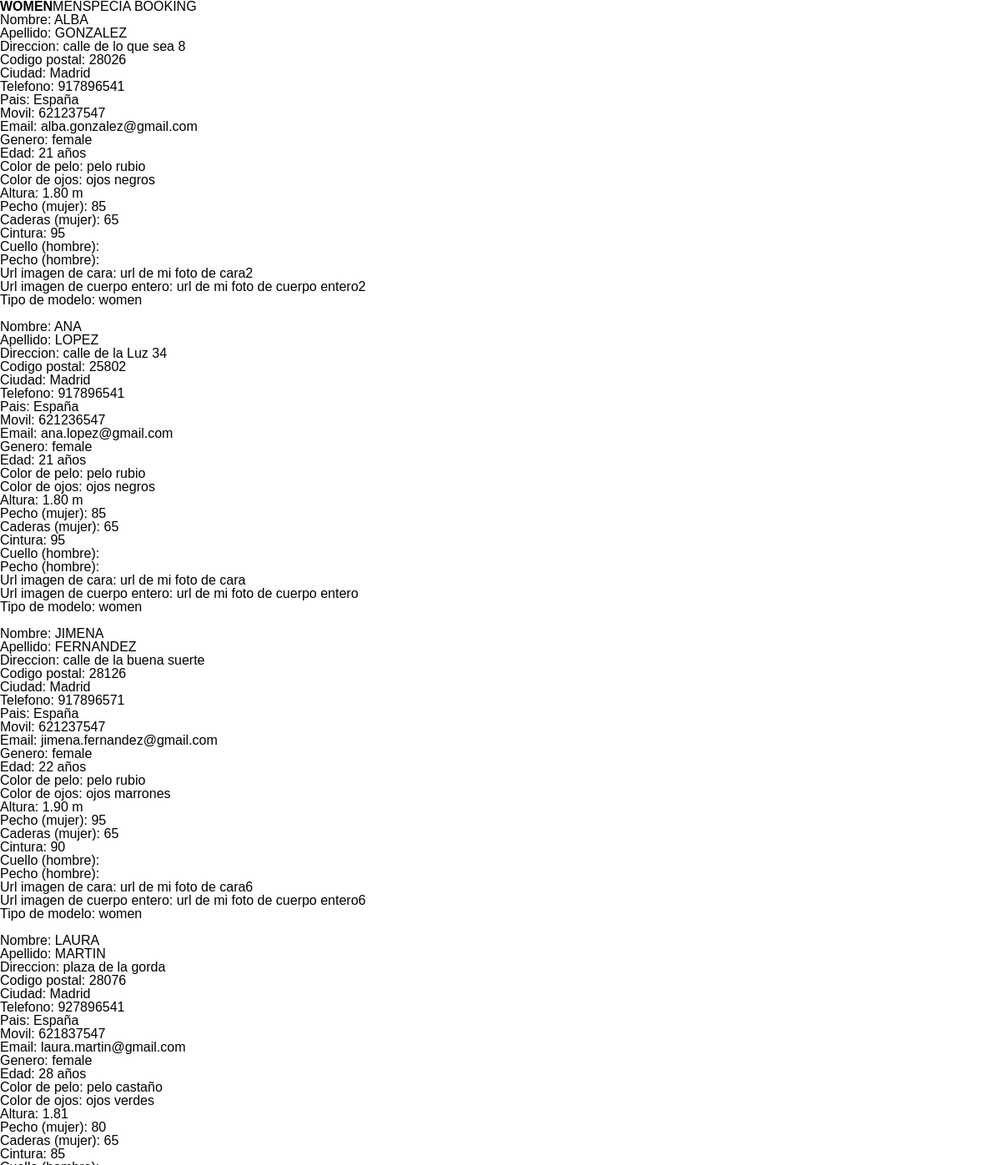
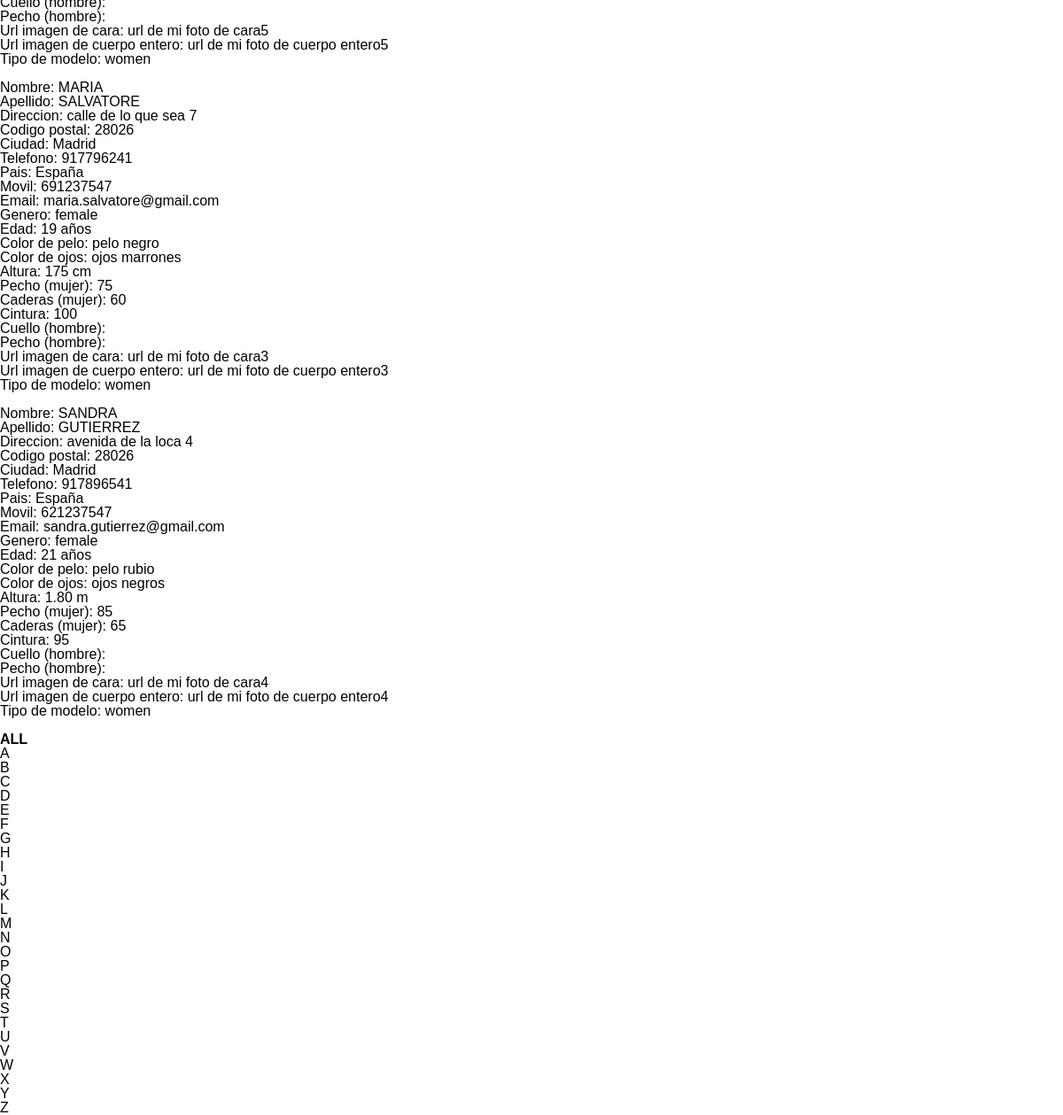
Before: /index2.php with the older database file (2 pictures, top to bottom).
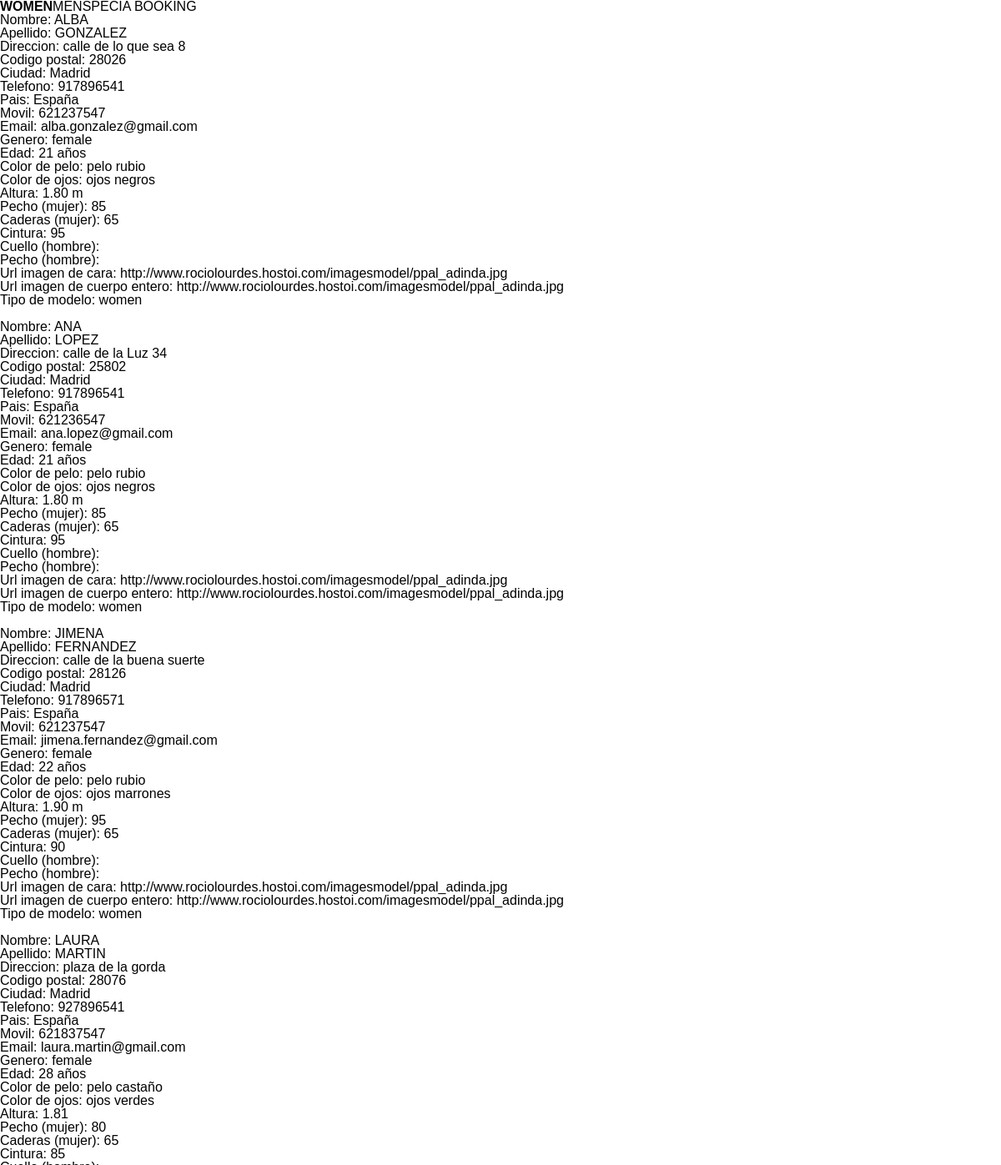
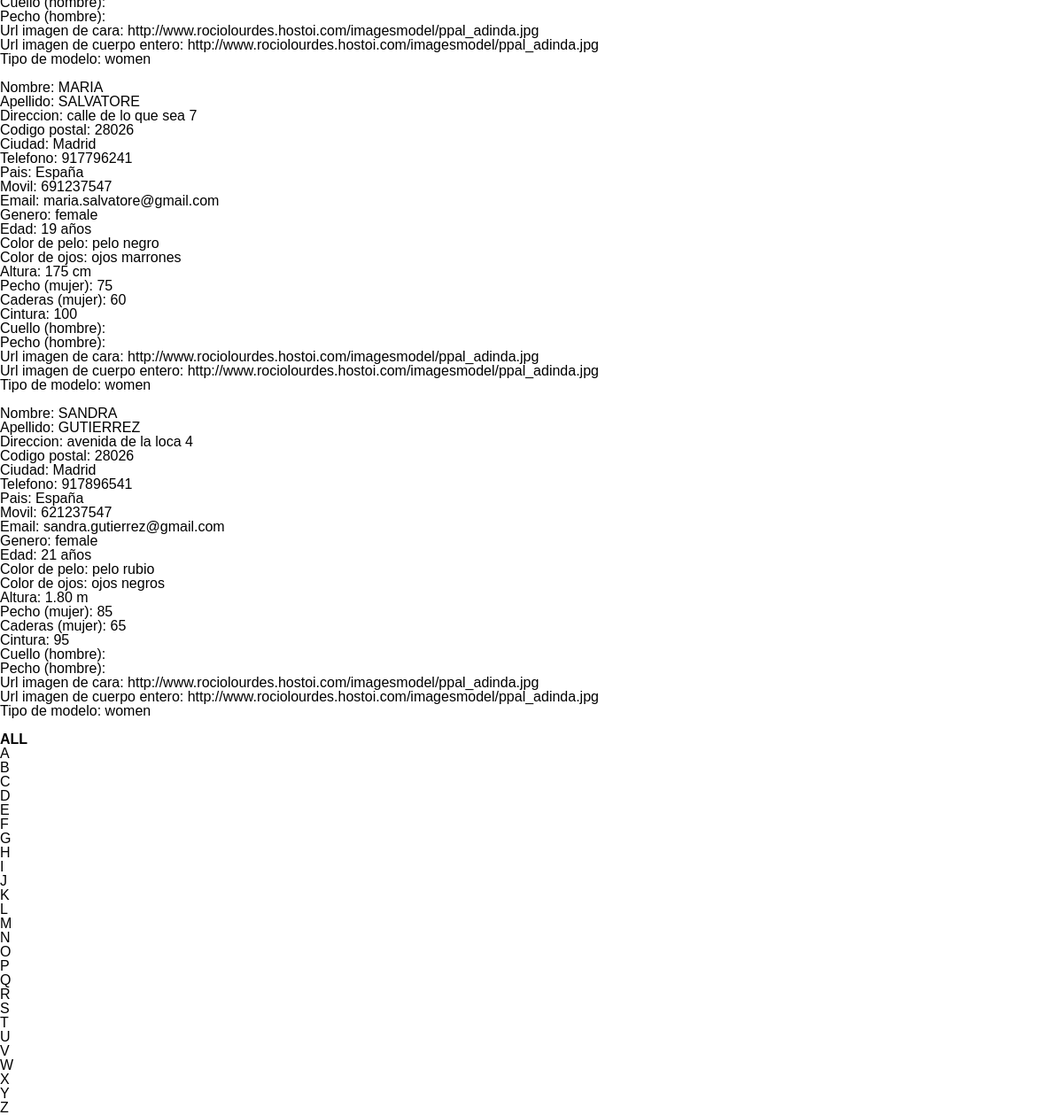
After: the same page with the newer database file (2 pictures, top to bottom).
### tables this page shows
CREATE TABLE `models_model` (
  `id` int(10) NOT NULL AUTO_INCREMENT,
  `first_name` mediumtext,
  `last_name` mediumtext,
  `address` mediumtext,
  `zip_code` int(5) NOT NULL DEFAULT "0",
  `city` mediumtext,
  `phone_number` int(9) NOT NULL DEFAULT "0",
  `the_state` mediumtext,
  `mobile` int(9) NOT NULL DEFAULT "0",
  `email` mediumtext, 
  `gender` mediumtext,
  `age` mediumtext,
  `hair_color` mediumtext,
  `eyes_color` mediumtext,
  `height` mediumtext,
  `bust` mediumtext,	 
  `hips` mediumtext,	 
  `waist` mediumtext,	 
  `collar` mediumtext,	 
  `chest` mediumtext,	 
  `url_headshot_photo` mediumtext,	 
  `url_full_length_photo` mediumtext,	 
  `model_type` mediumtext,	 
  `add_date` int(11) NOT NULL DEFAULT "0",
  PRIMARY KEY  (`id`)
);

### index2.php (the view, shortened to what this page needs)
<!DOCTYPE html PUBLIC "-//W3C//DTD XHTML 1.0 Strict//EN" "http://www.w3.org/TR/xhtml1/DTD/xhtml1-strict.dtd">
<html xmlns="http://www.w3.org/1999/xhtml">
  <head>
	<link rel="stylesheet" href="css/styles.css?v=2" type="text/css"/>
  </head>
  <body style="background-color: white">
	<div id="menu">
		<a id="women" class="selected_menu">WOMEN</a><a id="men">MEN</a><a id="special_booking">SPECIA BOOKING</a>
	</div>
	<div id="wrapper">
		<div id="menu_women" class="menus" style="display:block">
			<div class="models_guide">
				<ul>
					<?
						$resultModels = mysql_query("SELECT * FROM models_model WHERE model_type = 'women' ORDER BY first_name");
						$num_cols = mysql_affected_rows();
						if ($num_cols>0){
							for($i=0;$i<$num_cols;$i++){
								$row = mysql_fetch_assoc($resultModels);
					?>
						<li><label>Nombre: <?= strtoupper(utf8_encode($row['first_name'])) ?></label><br><label>Apellido: <?= strtoupper(utf8_encode($row['last_name'])) ?></label><br><label>Direccion: <?= utf8_encode($row['address']) ?></label>
							<br><label>Codigo postal: <?= utf8_encode($row['zip_code']) ?></label><br><label>Ciudad: <?= utf8_encode($row['city']) ?></label><br><label>Telefono: <?= $row['phone_number'] ?></label>
							<br><label>Pais: <?= utf8_encode($row['the_state']) ?></label><br><label>Movil: <?= $row['mobile'] ?></label><br><label>Email: <?= utf8_encode($row['email']) ?></label>
							<br><label>Genero: <?= utf8_encode($row['gender']) ?></label><br><label>Edad: <?= utf8_encode($row['age']) ?></label><br><label>Color de pelo: <?= utf8_encode($row['hair_color']) ?></label>
							<br><label>Color de ojos: <?= utf8_encode($row['eyes_color']) ?></label><br><label>Altura: <?= utf8_encode($row['height']) ?></label><br><label>Pecho (mujer): <?= utf8_encode($row['bust']) ?></label>
							<br><label>Caderas (mujer): <?= utf8_encode($row['hips']) ?></label><br><label>Cintura: <?= utf8_encode($row['waist']) ?></label><br><label>Cuello (hombre): <?= utf8_encode($row['collar']) ?></label>
							<br><label>Pecho (hombre): <?= utf8_encode($row['chest']) ?></label><br><label>Url imagen de cara: <?= utf8_encode($row['url_headshot_photo']) ?></label><br><label>Url imagen de cuerpo entero: <?= utf8_encode($row['url_full_length_photo']) ?></label>
							<br><label>Tipo de modelo: <?= utf8_encode($row['model_type']) ?></label><br>
						</li>
						<br />
					<?
							}
						}
					?>
				</ul>
			</div>
		</div>
		<div id="models_selection">
			<ul>
				<li><a id="all" class="selected_letter"> ALL </a></li><li><a> A </a></li><li><a> B </a></li><li><a> C </a></li><li><a> D </a></li><li><a> E </a></li><li><a> F </a></li><li><a> G </a></li><li><a> H </a></li><li><a> I </a></li><li><a> J </a></li><li><a> K </a></li><li><a> L </a></li><li><a> M </a></li><li><a> N </a></li><li><a> O </a></li><li><a> P </a></li><li><a> Q </a></li><li><a> R </a></li><li><a> S </a></li><li><a> T </a></li><li><a> U </a></li><li><a> V </a></li><li><a> W </a></li><li><a> X </a></li><li><a> Y </a></li><li><a> Z </a></li>
			</ul>
		</div>
	  </div>
  </body>
</html>

### css/styles.css (style rules this page uses)
html, body, div, span, applet, object, iframe, h1, h2, h3, h4, h5, h6, p, blockquote, pre, a, abbr, acronym, address, big, cite, code, del, dfn, em, img, ins, kbd, q, s, samp, small, strike, strong, sub, sup, tt, var, b, u, i, center, dl, dt, dd, ol, ul, li, fieldset, form, label, legend, table, caption, tbody, tfoot, thead, tr, th, td, article, aside, canvas, details, embed, figure, figcaption, footer, header, hgroup, menu, nav, output, ruby, section, summary, time, mark, audio, video { margin: 0; padding: 0; border: 0; font-size: 100%; font: inherit; vertical-align: baseline; }
body { line-height: 1; }
ol, ul { list-style: none; }
body { font-family:Arial, Helvetica, sans-serif; }
a { cursor:pointer; outline:none; text-decoration: none; }
.selected_menu, .selected_letter { font-weight:bold; }

Changed rows visible on the page:
changed models_model "ALBA": url_headshot_photo "url de mi foto de cara2" → "http://www.rociolourdes.hostoi.com/imagesmodel/ppal_adinda.jpg"; url_full_length_photo "url de mi foto de cuerpo entero2" → "http://www.rociolourdes.hostoi.com/imagesmodel/ppal_adinda.jpg"
changed models_model "ANA": url_headshot_photo "url de mi foto de cara" → "http://www.rociolourdes.hostoi.com/imagesmodel/ppal_adinda.jpg"; url_full_length_photo "url de mi foto de cuerpo entero" → "http://www.rociolourdes.hostoi.com/imagesmodel/ppal_adinda.jpg"
changed models_model "JIMENA": url_headshot_photo "url de mi foto de cara6" → "http://www.rociolourdes.hostoi.com/imagesmodel/ppal_adinda.jpg"; url_full_length_photo "url de mi foto de cuerpo entero6" → "http://www.rociolourdes.hostoi.com/imagesmodel/ppal_adinda.jpg"
changed models_model "LAURA": url_headshot_photo "url de mi foto de cara5" → "http://www.rociolourdes.hostoi.com/imagesmodel/ppal_adinda.jpg"; url_full_length_photo "url de mi foto de cuerpo entero5" → "http://www.rociolourdes.hostoi.com/imagesmodel/ppal_adinda.jpg"
changed models_model "MARIA": url_headshot_photo "url de mi foto de cara3" → "http://www.rociolourdes.hostoi.com/imagesmodel/ppal_adinda.jpg"; url_full_length_photo "url de mi foto de cuerpo entero3" → "http://www.rociolourdes.hostoi.com/imagesmodel/ppal_adinda.jpg"
changed models_model "SANDRA": url_headshot_photo "url de mi foto de cara4" → "http://www.rociolourdes.hostoi.com/imagesmodel/ppal_adinda.jpg"; url_full_length_photo "url de mi foto de cuerpo entero4" → "http://www.rociolourdes.hostoi.com/imagesmodel/ppal_adinda.jpg"
